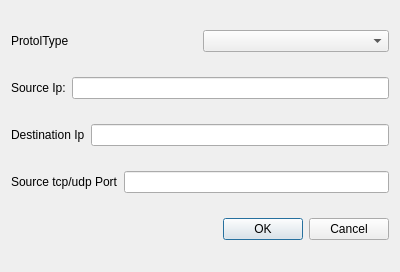
<?xml version="1.0" encoding="UTF-8"?>
<ui version="4.0">
 <class>FDialog</class>
 <widget class="QDialog" name="FDialog">
  <property name="geometry">
   <rect>
    <x>0</x>
    <y>0</y>
    <width>400</width>
    <height>272</height>
   </rect>
  </property>
  <property name="windowTitle">
   <string>FilterDialog</string>
  </property>
  <layout class="QVBoxLayout" name="verticalLayout">
   <item>
    <layout class="QHBoxLayout" name="horizontalLayout_4">
     <item>
      <widget class="QLabel" name="label">
       <property name="text">
        <string>ProtolType</string>
       </property>
       <property name="buddy">
        <cstring>TypeChooser</cstring>
       </property>
      </widget>
     </item>
     <item>
      <widget class="QComboBox" name="TypeChooser">
       <item>
        <property name="text">
         <string/>
        </property>
       </item>
       <item>
        <property name="text">
         <string>ip6</string>
        </property>
       </item>
       <item>
        <property name="text">
         <string>ip4</string>
        </property>
       </item>
       <item>
        <property name="text">
         <string>arp</string>
        </property>
       </item>
       <item>
        <property name="text">
         <string>icmp6</string>
        </property>
       </item>
       <item>
        <property name="text">
         <string>icmp4</string>
        </property>
       </item>
       <item>
        <property name="text">
         <string>tcp</string>
        </property>
       </item>
       <item>
        <property name="text">
         <string>udp</string>
        </property>
       </item>
       <item>
        <property name="text">
         <string>DNS</string>
        </property>
       </item>
       <item>
        <property name="text">
         <string>HTTP</string>
        </property>
       </item>
       <item>
        <property name="text">
         <string>FTP</string>
        </property>
       </item>
       <item>
        <property name="text">
         <string>POP3</string>
        </property>
       </item>
       <item>
        <property name="text">
         <string>SSH</string>
        </property>
       </item>
       <item>
        <property name="text">
         <string>TELNET</string>
        </property>
       </item>
       <item>
        <property name="text">
         <string>HTTPS</string>
        </property>
       </item>
       <item>
        <property name="text">
         <string>SMTP</string>
        </property>
       </item>
      </widget>
     </item>
    </layout>
   </item>
   <item>
    <layout class="QHBoxLayout" name="horizontalLayout_2">
     <item>
      <widget class="QLabel" name="label_2">
       <property name="text">
        <string>Source Ip:</string>
       </property>
       <property name="buddy">
        <cstring>Sourceip</cstring>
       </property>
      </widget>
     </item>
     <item>
      <widget class="QLineEdit" name="Sourceip"/>
     </item>
    </layout>
   </item>
   <item>
    <layout class="QHBoxLayout" name="horizontalLayout_3">
     <item>
      <widget class="QLabel" name="label_3">
       <property name="text">
        <string>Destination Ip</string>
       </property>
       <property name="buddy">
        <cstring>Destinationip</cstring>
       </property>
      </widget>
     </item>
     <item>
      <widget class="QLineEdit" name="Destinationip"/>
     </item>
    </layout>
   </item>
   <item>
    <layout class="QHBoxLayout" name="horizontalLayout">
     <item>
      <widget class="QLabel" name="label_4">
       <property name="text">
        <string>Source tcp/udp Port</string>
       </property>
       <property name="buddy">
        <cstring>Destinationport</cstring>
       </property>
      </widget>
     </item>
     <item>
      <widget class="QLineEdit" name="Destinationport"/>
     </item>
    </layout>
   </item>
   <item>
    <widget class="QDialogButtonBox" name="buttonBox">
     <property name="orientation">
      <enum>Qt::Horizontal</enum>
     </property>
     <property name="standardButtons">
      <set>QDialogButtonBox::Cancel|QDialogButtonBox::Ok</set>
     </property>
    </widget>
   </item>
  </layout>
 </widget>
 <resources/>
 <connections>
  <connection>
   <sender>buttonBox</sender>
   <signal>accepted()</signal>
   <receiver>FDialog</receiver>
   <slot>accept()</slot>
   <hints>
    <hint type="sourcelabel">
     <x>227</x>
     <y>245</y>
    </hint>
    <hint type="destinationlabel">
     <x>157</x>
     <y>254</y>
    </hint>
   </hints>
  </connection>
  <connection>
   <sender>buttonBox</sender>
   <signal>rejected()</signal>
   <receiver>FDialog</receiver>
   <slot>reject()</slot>
   <hints>
    <hint type="sourcelabel">
     <x>316</x>
     <y>245</y>
    </hint>
    <hint type="destinationlabel">
     <x>286</x>
     <y>254</y>
    </hint>
   </hints>
  </connection>
 </connections>
</ui>
